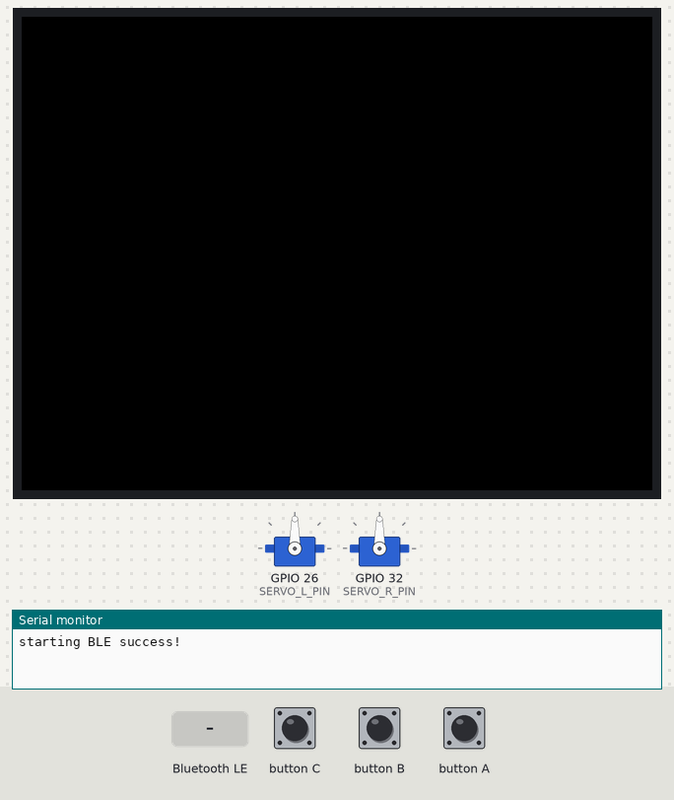
Recording of a program running on a simulated ESP32. On the bench: 2 × servo, 320×240 colour display, the last lines printed to the serial monitor. The inputs (shaded band) are chosen by the test bench. Nothing arrives over Bluetooth unless stated; a phone connects over Bluetooth LE 3 s after start.

Above: at 1.3 s.
1.4 s: Bluetooth LE write "F" received
At 3.5 s:
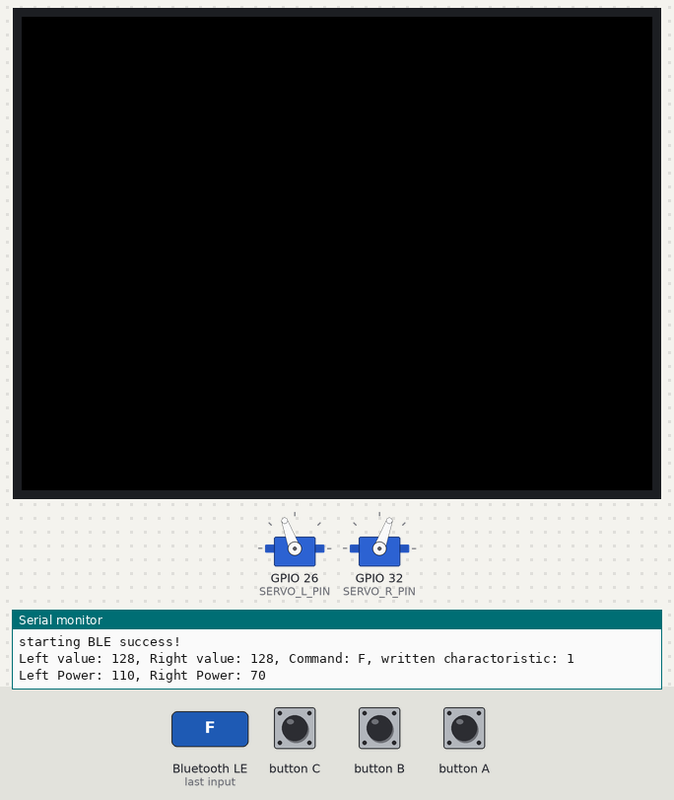
4.6 s: Bluetooth LE write "B" received
At 6.3 s:
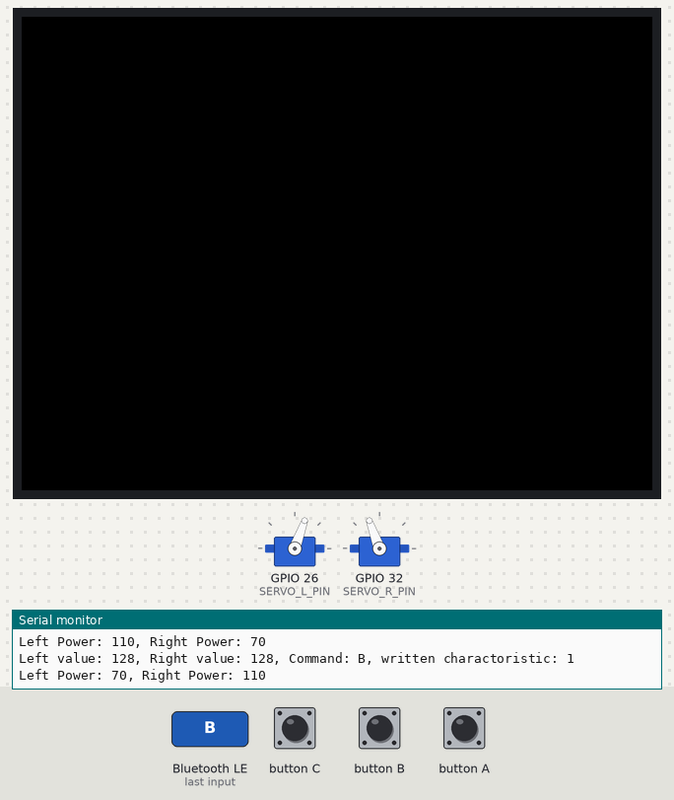
6.6 s: Bluetooth LE write "F" received
At 8.1 s:
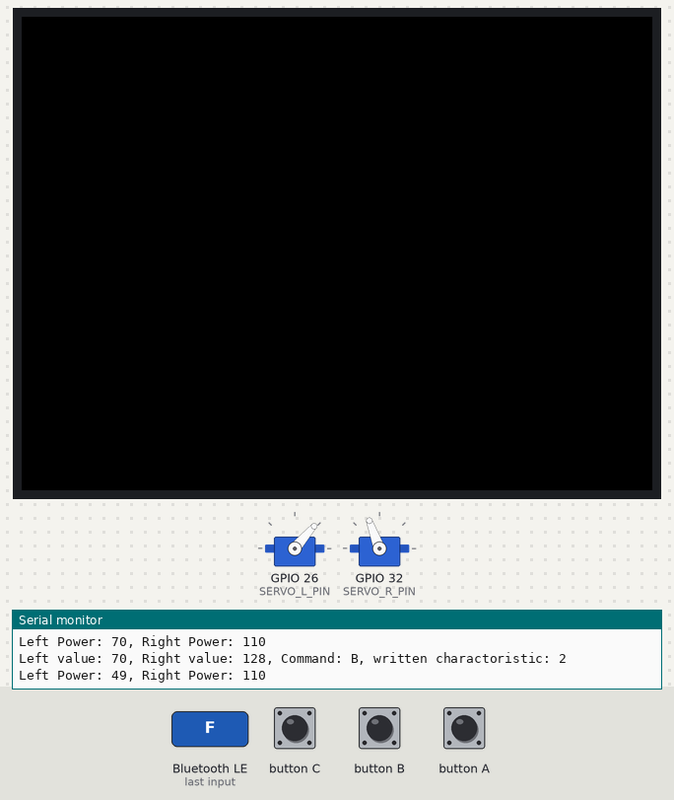
8.6 s: Bluetooth LE write "F" received
At 9.8 s:
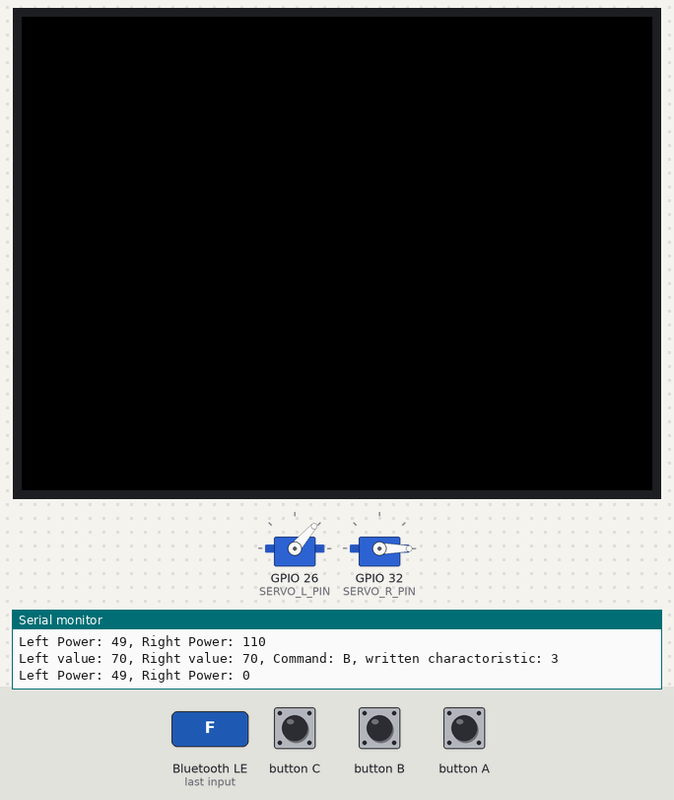
10.6 s: Bluetooth LE write "L" received
At 11.5 s:
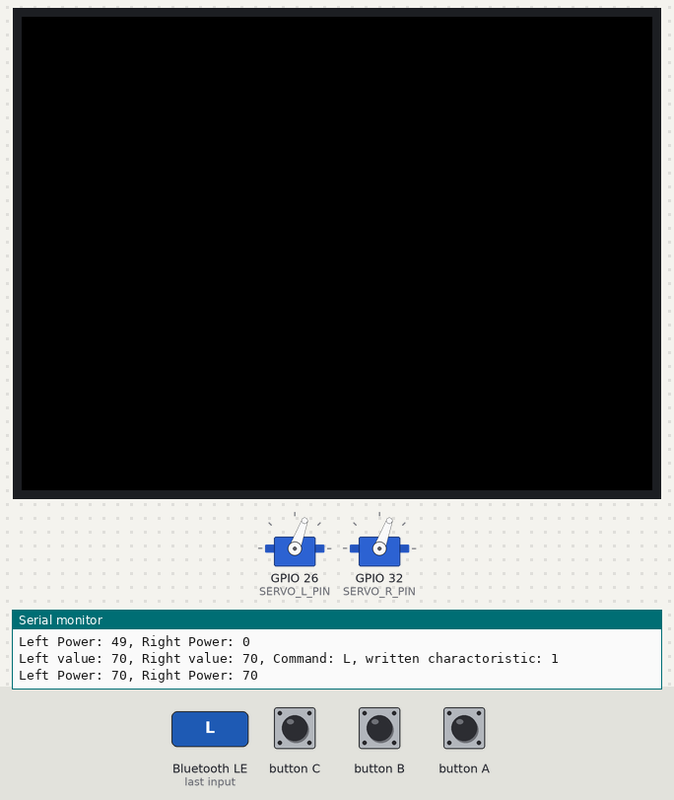
12.6 s: Bluetooth LE write "R" received
At 14.3 s:
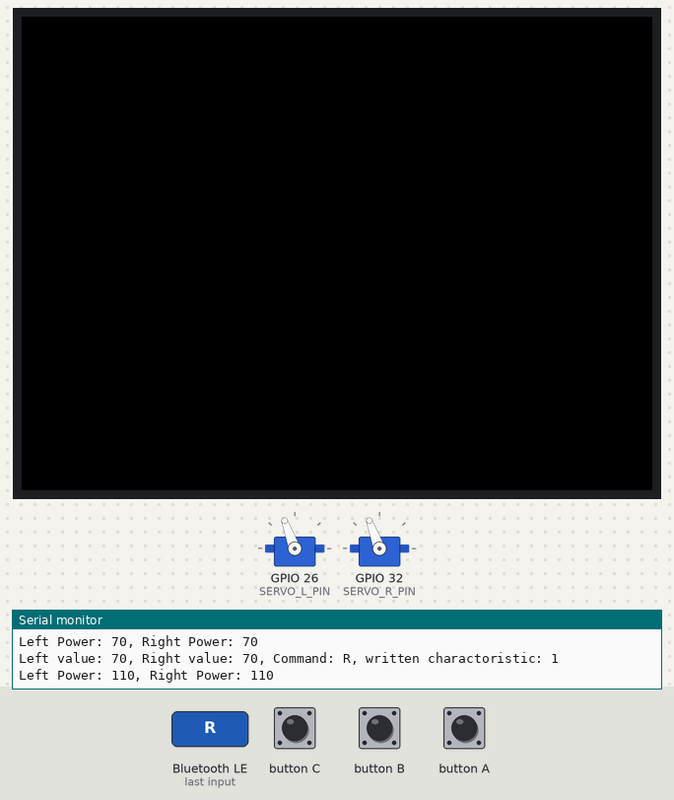
Timing chart, 0 to 15.6 s (numbered marks = the images above; inputs shaded):
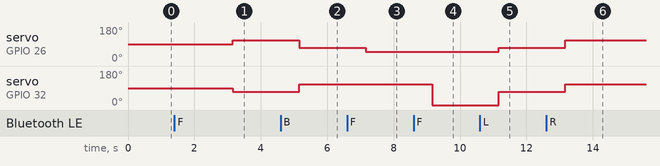

The program:

main.cpp
```cpp
#include <Arduino.h>
#include <M5Unified.h>
#include <ESP32Servo.h>

#include "BLECartService.hpp"

const int SERVO_L_PIN = 26;
const int SERVO_R_PIN = 32;

ble::BLECartService cart_service;

Servo left_servo;
Servo right_servo;

void setup()
{
    ESP32PWM::allocateTimer(0);
    ESP32PWM::allocateTimer(1);
    ESP32PWM::allocateTimer(2);
    ESP32PWM::allocateTimer(3);

    left_servo.setPeriodHertz(50);              // Standard 50hz servo
    right_servo.setPeriodHertz(50);             // Standard 50hz servo
    left_servo.attach(SERVO_L_PIN, 500, 2400);  // pin, min, max pulse width in microseconds
    right_servo.attach(SERVO_R_PIN, 500, 2400); // pin, min, max pulse width in microseconds

    auto cfg = M5.config();
    cfg.serial_baudrate = 115200;
    M5.begin(cfg);

    // BLE setup
    if (!BLE.begin())
    {
        Serial.println("starting BLE failed!");
        while (1)
            ;
    }
    Serial.println("starting BLE success!");

    String ble_address = BLE.address();
    String local_name = "Cart" + ble_address;
    BLE.setDeviceName(local_name.c_str());
    BLE.setLocalName("Cart");
    BLE.setAdvertisedService(cart_service);

    // add service
    BLE.addService(cart_service);
    // start advertising
    BLE.advertise();
}

void loop()
{
    M5.update();
    if (M5.BtnA.wasClicked())
    {
        // test driving
        left_servo.write(180);
        right_servo.write(180);
        delay(3000);

        left_servo.write(90);
        right_servo.write(90);
        delay(1000);

        left_servo.write(0);
        right_servo.write(0);
        delay(3000);

        left_servo.write(90);
        right_servo.write(90);
        delay(3000);
    }

    BLE.poll();
    auto is_written = cart_service.poll(left_servo, right_servo);
    if (is_written > 0)
    {
        Serial.printf("Left value: %d, Right value: %d, Command: %c, written charactoristic: %d\n\r",
                      cart_service.left_wheel_power_char.value(),
                      cart_service.right_wheel_power_char.value(),
                      cart_service.command_char.value(),
                      is_written);
        Serial.printf("Left Power: %d, Right Power: %d", left_servo.read(), right_servo.read());
        Serial.println();
    }

    delay(1000); // wait for 0.1 second
}
```

BLECartService.hpp
```cpp
#ifndef BLE_CART_SERVICE_HPP
#define BLE_CART_SERVICE_HPP

#define BLE_GATT_CPF_UNIT_UNITLESS 0x2700
#define BLE_GATT_CPF_FORMAT_UINT8 0x04
#define BLE_GATT_CPF_FORMAT_UTF8S 0x19

#include <ArduinoBLE.h>
#include <ESP32Servo.h>
#include <M5Unified.h>
namespace ble
{
    class BLECartService : public BLEService
    {
    private:
        const uint8_t pwr_format_[7] = {BLE_GATT_CPF_FORMAT_UINT8,
                                        0b0,
                                        (uint8_t)BLE_GATT_CPF_UNIT_UNITLESS,
                                        (uint8_t)(BLE_GATT_CPF_UNIT_UNITLESS >> 8),
                                        0x01,
                                        0x00,
                                        0x00};

        const uint8_t cmd_format_[7] = {BLE_GATT_CPF_FORMAT_UTF8S,
                                        0b0,
                                        (uint8_t)BLE_GATT_CPF_UNIT_UNITLESS,
                                        (uint8_t)(BLE_GATT_CPF_UNIT_UNITLESS >> 8),
                                        0x01,
                                        0x00,
                                        0x00};

    public:
        BLEByteCharacteristic left_wheel_power_char;
        BLEByteCharacteristic right_wheel_power_char;

        BLECharCharacteristic command_char;

        BLECartService()
            : BLEService("ed276ce0-99fe-41a3-9a59-886ca2398c7b"),
              command_char("ed276ce1-99fe-41a3-9a59-886ca2398c7b", BLERead | BLEWrite),
              left_wheel_power_char("ed276ce2-99fe-41a3-9a59-886ca2398c7b", BLERead | BLEWrite),
              right_wheel_power_char("ed276ce3-99fe-41a3-9a59-886ca2398c7b", BLERead | BLEWrite)

        {
            // NOTE: the following Android app sends a char value to the first characteristic.
            // BLE Controller – Arduino ESP32: https://play.google.com/store/apps/details?id=com.circuitmagic.iot
            addCharacteristic(command_char);
            addCharacteristic(left_wheel_power_char);
            addCharacteristic(right_wheel_power_char);

            // Add user description descriptors
            auto left_user_descriptor = BLEDescriptor("2901", "Left Wheel Power");
            left_wheel_power_char.addDescriptor(left_user_descriptor);
            auto right_user_descriptor = BLEDescriptor("2901", "Right Wheel Power");
            right_wheel_power_char.addDescriptor(right_user_descriptor);
            // F/B/R/L and A/B/X/Y like game pad buttons
            auto command_user_descriptor = BLEDescriptor("2901", "Command");
            command_char.addDescriptor(command_user_descriptor);

            // Add Format descriptors
            auto left_format_descriptor = BLEDescriptor("2904", pwr_format_, 7);
            left_wheel_power_char.addDescriptor(left_format_descriptor);
            auto right_format_descriptor = BLEDescriptor("2904", pwr_format_, 7);
            right_wheel_power_char.addDescriptor(right_format_descriptor);
            auto command_format_descriptor = BLEDescriptor("2904", cmd_format_, 7);
            command_char.addDescriptor(command_format_descriptor);

            left_wheel_power_char.writeValue((uint8_t)128);  // stop
            right_wheel_power_char.writeValue((uint8_t)128); // stop
        }

        int poll(Servo &left_wheel, Servo &right_wheel)
        {
            // the value is from -127 to 127, where 0 is stop
            // negative is reverse, positive is forward
            // map to 0-180 for motor power control, where 90 is stop

            int is_written = 0;
            if (command_char.written())
            {
                char cmd = command_char.value();
                switch (cmd)
                {
                case 'F': // forward
                case 'f':
                    left_wheel.write(90 + 20);
                    right_wheel.write(90 - 20);
                    break;
                case 'B': // backward
                case 'b':
                    left_wheel.write(90 - 20);
                    right_wheel.write(90 + 20);
                    break;
                case 'L': // left, ccw turn
                case 'l':
                    left_wheel.write(90 - 20);
                    right_wheel.write(90 - 20);
                    break;
                case 'R': // right
                case 'r':
                    left_wheel.write(90 + 20);
                    right_wheel.write(90 + 20);
                    break;
                case 'S': // stop
                case 's':
                    left_wheel.write(90);
                    right_wheel.write(90);
                    break;
                }
                is_written = 1;
            }
            if (left_wheel_power_char.written())
            {
                int8_t power = map(left_wheel_power_char.value(), 0, 255, 0U, 180U);
                left_wheel.write(power);
                is_written = 2;
            }
            if (right_wheel_power_char.written())
            {
                int8_t power = map(right_wheel_power_char.value(), 0, 255, 180U, 0U);
                right_wheel.write(power);
                is_written = 3;
            }

            return is_written;
        }
    };

} // namespace ble

#endif
```

Measured:
- after the input at 1.4 s, servo on GPIO 26 (SERVO_L_PIN): 90° → 110° after 1.8 s; servo on GPIO 32 (SERVO_R_PIN): 90° → 70° after 1.8 s
- after the input at 4.6 s, servo on GPIO 26 (SERVO_L_PIN): 110° → 70° after 0.56 s; servo on GPIO 32 (SERVO_R_PIN): 70° → 110° after 0.56 s
- after the input at 6.6 s, servo on GPIO 26 (SERVO_L_PIN): 70° → 49° after 0.56 s
- after the input at 8.6 s, servo on GPIO 32 (SERVO_R_PIN): 110° → 0° after 0.57 s
- after the input at 10.6 s, servo on GPIO 26 (SERVO_L_PIN): 49° → 70° after 0.57 s; servo on GPIO 32 (SERVO_R_PIN): 0° → 70° after 0.57 s
- after the input at 12.6 s, servo on GPIO 26 (SERVO_L_PIN), servo on GPIO 32 (SERVO_R_PIN): 70° → 110° after 0.57 s
